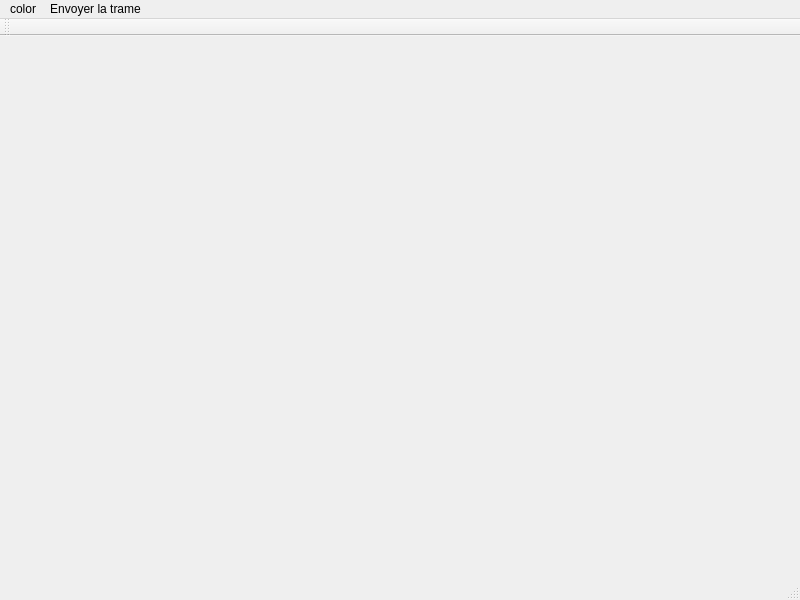
<?xml version="1.0" encoding="UTF-8"?>
<ui version="4.0">
 <class>MainWindow</class>
 <widget class="QMainWindow" name="MainWindow">
  <property name="geometry">
   <rect>
    <x>0</x>
    <y>0</y>
    <width>800</width>
    <height>600</height>
   </rect>
  </property>
  <property name="windowTitle">
   <string>MainWindow</string>
  </property>
  <widget class="QWidget" name="centralwidget"/>
  <widget class="QMenuBar" name="menubar">
   <property name="geometry">
    <rect>
     <x>0</x>
     <y>0</y>
     <width>800</width>
     <height>21</height>
    </rect>
   </property>
   <widget class="QMenu" name="menuColor">
    <property name="title">
     <string>color</string>
    </property>
    <addaction name="actionColor_Pick"/>
   </widget>
   <widget class="QMenu" name="menuEnvoyer_la_trame">
    <property name="title">
     <string>Envoyer la trame</string>
    </property>
    <addaction name="actionActionEnvoyerTrame"/>
   </widget>
   <addaction name="menuColor"/>
   <addaction name="menuEnvoyer_la_trame"/>
  </widget>
  <widget class="QStatusBar" name="statusbar"/>
  <widget class="QToolBar" name="mainToolBar">
   <property name="windowTitle">
    <string>toolBar</string>
   </property>
   <attribute name="toolBarArea">
    <enum>TopToolBarArea</enum>
   </attribute>
   <attribute name="toolBarBreak">
    <bool>false</bool>
   </attribute>
  </widget>
  <action name="actionColor_Pick">
   <property name="text">
    <string>Color Pick</string>
   </property>
  </action>
  <action name="actionActionEnvoyerTrame">
   <property name="text">
    <string>actionEnvoyerTrame</string>
   </property>
   <property name="shortcut">
    <string>Return</string>
   </property>
  </action>
 </widget>
 <resources/>
 <connections/>
</ui>
